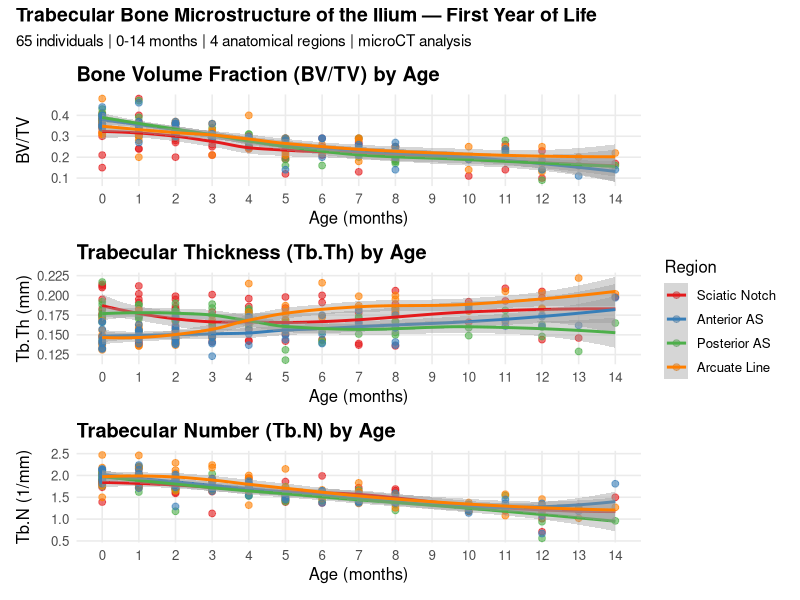
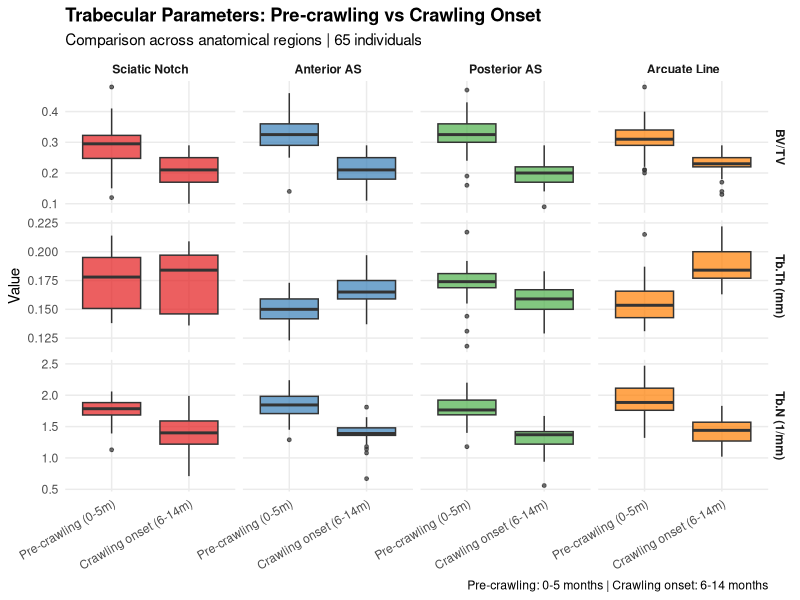
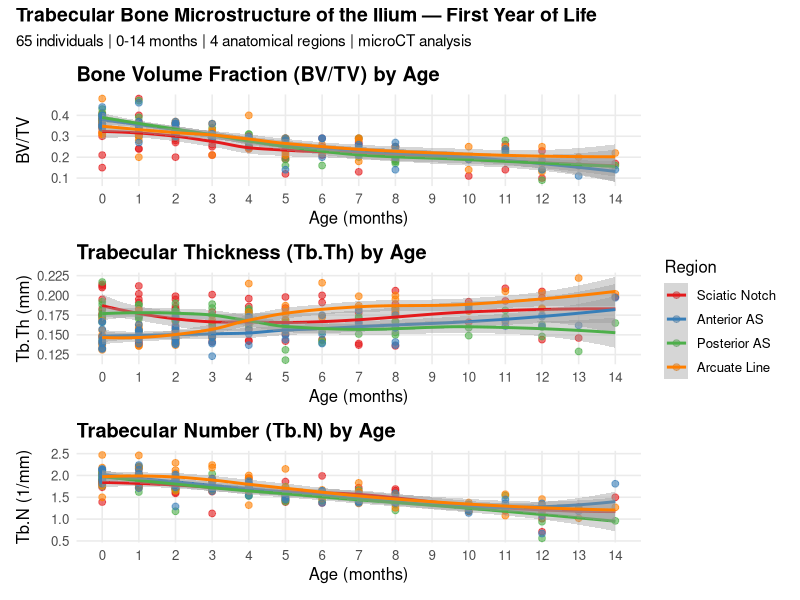
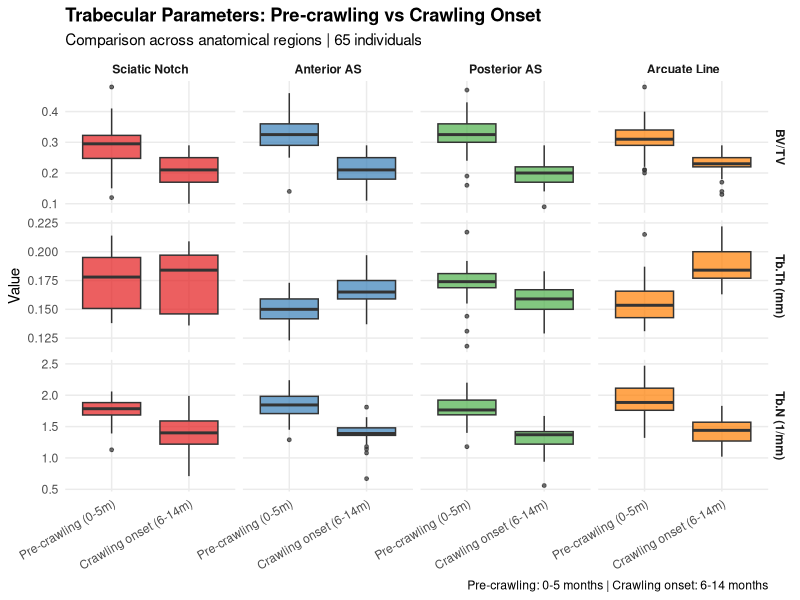

Recreate these plots in R, in order.
library(tidyverse)
library(readxl)
library(ggplot2)
library(patchwork)
library(viridis)

setwd("~/ilium-trabecular-microstructure")

# Load the 4 regional datasets
sciatic <- read_excel("data/raw/BASE DATOS - SCIATIC NOTCH.xlsx") %>%
  mutate(region = "Sciatic Notch")

posterior <- read_excel("data/raw/BASE DATOS - POSTERIOR AS.xlsx") %>%
  mutate(region = "Posterior AS")

arcuate <- read_excel("data/raw/BASE DATOS - ARCUATE LINE.xlsx") %>%
  mutate(region = "Arcuate Line")

anterior <- read_excel("data/raw/BASE DATOS - ANTERIOR AS.xlsx") %>%
  mutate(region = "Anterior AS")

# Standardize column names across all datasets
standardize <- function(df) {
  df %>%
    rename_with(~ gsub(" ", "_", .x)) %>%
    rename_with(tolower) %>%
    rename(
      age = matches("age"),
      bvtv = matches("bv.tv|bv/tv"),
      tb_th = matches("tb.th|tb,th"),
      tb_n = matches("tb.n|tb,n")
    ) %>%
    mutate(
      sex = factor(sex, levels = c(1, 2), labels = c("Male", "Female")),
      age = as.numeric(age),
      bvtv = as.numeric(bvtv),
      tb_th = as.numeric(tb_th),
      tb_n = as.numeric(tb_n),
      region = region
    ) %>%
    select(specimen, sex, age, bvtv, tb_th, tb_n, region)
}

sciatic   <- standardize(sciatic)
posterior <- standardize(posterior)
arcuate   <- standardize(arcuate)
anterior  <- standardize(anterior)

# Combine all regions into a single long dataset
data <- bind_rows(sciatic, posterior, arcuate, anterior) %>%
  mutate(region = factor(region, levels = c("Sciatic Notch", "Anterior AS",
                                            "Posterior AS", "Arcuate Line")))

# Quick check
glimpse(data)

# Remove empty rows
data <- data %>% filter(!is.na(specimen) & !is.na(age))

# Verify final sample size
cat("Total observations:", nrow(data), "\n")
cat("Unique individuals:", n_distinct(data$specimen), "\n")
cat("Age range:", min(data$age), "-", max(data$age), "months\n")
cat("Sex distribution:\n")
print(table(data$sex, data$region))

# Check specimen IDs
data %>% 
  filter(region == "Sciatic Notch") %>%
  arrange(specimen) %>%
  pull(specimen)

# ---- DESCRIPTIVE VISUALIZATIONS ----

# Color palette by region
region_colors <- c(
  "Sciatic Notch" = "#E41A1C",
  "Anterior AS"   = "#377EB8",
  "Posterior AS"  = "#4DAF4A",
  "Arcuate Line"  = "#FF7F00"
)

# BV/TV by age and region
p1 <- ggplot(data, aes(x = age, y = bvtv, color = region)) +
  geom_point(alpha = 0.6, size = 2) +
  geom_smooth(method = "loess", se = TRUE, linewidth = 1) +
  scale_color_manual(values = region_colors, name = "Region") +
  scale_x_continuous(breaks = 0:14) +
  labs(
    title = "Bone Volume Fraction (BV/TV) by Age",
    x = "Age (months)",
    y = "BV/TV"
  ) +
  theme_minimal(base_size = 12) +
  theme(plot.title = element_text(face = "bold"),
        panel.grid.minor = element_blank())

# Tb.Th by age and region
p2 <- ggplot(data, aes(x = age, y = tb_th, color = region)) +
  geom_point(alpha = 0.6, size = 2) +
  geom_smooth(method = "loess", se = TRUE, linewidth = 1) +
  scale_color_manual(values = region_colors, name = "Region") +
  scale_x_continuous(breaks = 0:14) +
  labs(
    title = "Trabecular Thickness (Tb.Th) by Age",
    x = "Age (months)",
    y = "Tb.Th (mm)"
  ) +
  theme_minimal(base_size = 12) +
  theme(plot.title = element_text(face = "bold"),
        panel.grid.minor = element_blank())

# Tb.N by age and region
p3 <- ggplot(data, aes(x = age, y = tb_n, color = region)) +
  geom_point(alpha = 0.6, size = 2) +
  geom_smooth(method = "loess", se = TRUE, linewidth = 1) +
  scale_color_manual(values = region_colors, name = "Region") +
  scale_x_continuous(breaks = 0:14) +
  labs(
    title = "Trabecular Number (Tb.N) by Age",
    x = "Age (months)",
    y = "Tb.N (1/mm)"
  ) +
  theme_minimal(base_size = 12) +
  theme(plot.title = element_text(face = "bold"),
        panel.grid.minor = element_blank())

# Combined panel
p_combined <- p1 / p2 / p3 +
  plot_annotation(
    title = "Trabecular Bone Microstructure of the Ilium — First Year of Life",
    subtitle = "65 individuals | 0-14 months | 4 anatomical regions | microCT analysis",
    theme = theme(plot.title = element_text(face = "bold", size = 14))
  ) +
  plot_layout(guides = "collect")

p_combined
ggsave("figures/01_descriptive_by_age.png", p_combined, 
       width = 12, height = 14, dpi = 300)

# ---- REGRESSION ANALYSIS ----

# Create age groups: pre-crawling (0-5 months) vs crawling onset (6-14 months)
data <- data %>%
  mutate(age_group = factor(
    ifelse(age <= 5, "Pre-crawling (0-5m)", "Crawling onset (6-14m)"),
    levels = c("Pre-crawling (0-5m)", "Crawling onset (6-14m)")
  ))

# Linear regression BV/TV ~ age for each region
regression_results <- data %>%
  group_by(region) %>%
  summarise(
    slope_bvtv = coef(lm(bvtv ~ age))[2],
    pval_bvtv  = summary(lm(bvtv ~ age))$coefficients[2, 4],
    slope_tbth = coef(lm(tb_th ~ age))[2],
    pval_tbth  = summary(lm(tb_th ~ age))$coefficients[2, 4],
    slope_tbn  = coef(lm(tb_n ~ age))[2],
    pval_tbn   = summary(lm(tb_n ~ age))$coefficients[2, 4]
  ) %>%
  mutate(across(starts_with("slope"), ~ round(.x, 4)),
         across(starts_with("pval"), ~ round(.x, 4)))

print(regression_results)

# Boxplot by age group and region
p4 <- data %>%
  pivot_longer(cols = c(bvtv, tb_th, tb_n),
               names_to = "variable", values_to = "value") %>%
  mutate(variable = factor(variable,
                           levels = c("bvtv", "tb_th", "tb_n"),
                           labels = c("BV/TV", "Tb.Th (mm)", "Tb.N (1/mm)"))) %>%
  ggplot(aes(x = age_group, y = value, fill = region)) +
  geom_boxplot(alpha = 0.7, outlier.size = 1) +
  facet_grid(variable ~ region, scales = "free_y") +
  scale_fill_manual(values = region_colors, guide = "none") +
  labs(
    title = "Trabecular Parameters: Pre-crawling vs Crawling Onset",
    subtitle = "Comparison across anatomical regions | 65 individuals",
    x = NULL,
    y = "Value",
    caption = "Pre-crawling: 0-5 months | Crawling onset: 6-14 months"
  ) +
  theme_minimal(base_size = 11) +
  theme(
    plot.title = element_text(face = "bold"),
    axis.text.x = element_text(angle = 30, hjust = 1),
    panel.grid.minor = element_blank(),
    strip.text = element_text(face = "bold")
  )

p4
ggsave("figures/02_precrawling_vs_crawling.png", p4,
       width = 14, height = 10, dpi = 300)
